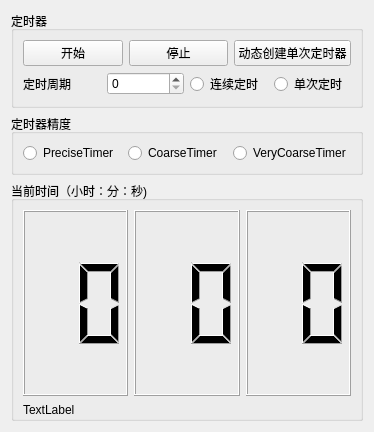
<?xml version="1.0" encoding="UTF-8"?>
<ui version="4.0">
 <class>Widget</class>
 <widget class="QWidget" name="Widget">
  <property name="geometry">
   <rect>
    <x>0</x>
    <y>0</y>
    <width>374</width>
    <height>432</height>
   </rect>
  </property>
  <property name="windowTitle">
   <string>QTimer定时器</string>
  </property>
  <layout class="QVBoxLayout" name="verticalLayout_4">
   <item>
    <widget class="QGroupBox" name="groupBox">
     <property name="sizePolicy">
      <sizepolicy hsizetype="Preferred" vsizetype="Fixed">
       <horstretch>0</horstretch>
       <verstretch>0</verstretch>
      </sizepolicy>
     </property>
     <property name="title">
      <string>定时器</string>
     </property>
     <layout class="QVBoxLayout" name="verticalLayout">
      <item>
       <layout class="QHBoxLayout" name="horizontalLayout">
        <item>
         <widget class="QPushButton" name="pushButton_start">
          <property name="text">
           <string>开始</string>
          </property>
         </widget>
        </item>
        <item>
         <widget class="QPushButton" name="pushButton_stop">
          <property name="text">
           <string>停止</string>
          </property>
         </widget>
        </item>
        <item>
         <widget class="QPushButton" name="pushButton_SingleTimer">
          <property name="text">
           <string>动态创建单次定时器</string>
          </property>
         </widget>
        </item>
       </layout>
      </item>
      <item>
       <layout class="QHBoxLayout" name="horizontalLayout_2">
        <item>
         <widget class="QLabel" name="label">
          <property name="text">
           <string>定时周期</string>
          </property>
         </widget>
        </item>
        <item>
         <widget class="QSpinBox" name="spinBox"/>
        </item>
        <item>
         <widget class="QRadioButton" name="radioButton_CycleTimer">
          <property name="text">
           <string>连续定时</string>
          </property>
         </widget>
        </item>
        <item>
         <widget class="QRadioButton" name="radioButton_SingleTimer">
          <property name="text">
           <string>单次定时</string>
          </property>
         </widget>
        </item>
       </layout>
      </item>
     </layout>
    </widget>
   </item>
   <item>
    <widget class="QGroupBox" name="groupBox_3">
     <property name="sizePolicy">
      <sizepolicy hsizetype="Preferred" vsizetype="Fixed">
       <horstretch>0</horstretch>
       <verstretch>0</verstretch>
      </sizepolicy>
     </property>
     <property name="title">
      <string>定时器精度</string>
     </property>
     <layout class="QVBoxLayout" name="verticalLayout_2">
      <item>
       <layout class="QHBoxLayout" name="horizontalLayout_3">
        <item>
         <widget class="QRadioButton" name="radioButton_PreciseTimer">
          <property name="text">
           <string>PreciseTimer</string>
          </property>
         </widget>
        </item>
        <item>
         <widget class="QRadioButton" name="radioButton_CoarseTimer">
          <property name="text">
           <string>CoarseTimer</string>
          </property>
         </widget>
        </item>
        <item>
         <widget class="QRadioButton" name="radioButton_VCoarseTimer">
          <property name="text">
           <string>VeryCoarseTimer</string>
          </property>
         </widget>
        </item>
       </layout>
      </item>
     </layout>
    </widget>
   </item>
   <item>
    <widget class="QGroupBox" name="groupBox_2">
     <property name="title">
      <string>当前时间（小时：分：秒)</string>
     </property>
     <layout class="QVBoxLayout" name="verticalLayout_3" stretch="12,1">
      <property name="bottomMargin">
       <number>1</number>
      </property>
      <item>
       <layout class="QHBoxLayout" name="horizontalLayout_4">
        <item>
         <widget class="QLCDNumber" name="lcdNumber_hour">
          <property name="smallDecimalPoint">
           <bool>false</bool>
          </property>
          <property name="digitCount">
           <number>2</number>
          </property>
         </widget>
        </item>
        <item>
         <widget class="QLCDNumber" name="lcdNumber_minute">
          <property name="digitCount">
           <number>2</number>
          </property>
         </widget>
        </item>
        <item>
         <widget class="QLCDNumber" name="lcdNumber_second">
          <property name="digitCount">
           <number>2</number>
          </property>
         </widget>
        </item>
       </layout>
      </item>
      <item>
       <widget class="QLabel" name="label_TimerOutput">
        <property name="text">
         <string>TextLabel</string>
        </property>
       </widget>
      </item>
     </layout>
    </widget>
   </item>
  </layout>
 </widget>
 <resources/>
 <connections/>
</ui>
